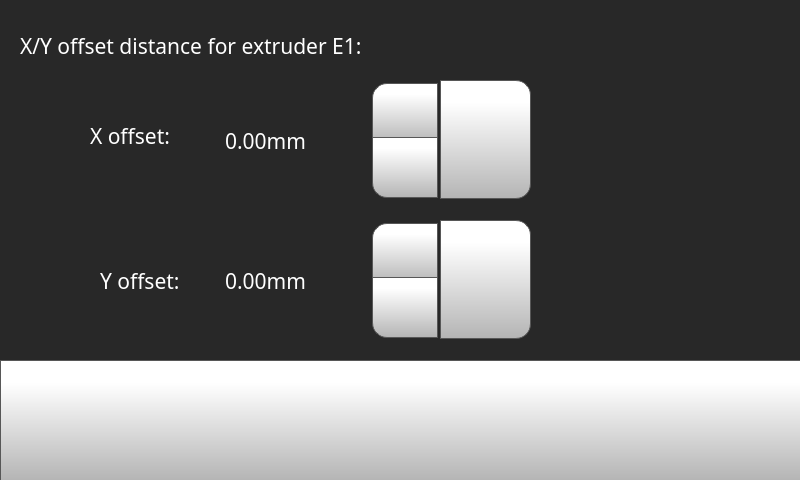
<?xml version="1.0" encoding="UTF-8"?>
<ui version="4.0">
 <class>toolOffset</class>
 <widget class="QWidget" name="toolOffset">
  <property name="geometry">
   <rect>
    <x>0</x>
    <y>0</y>
    <width>800</width>
    <height>480</height>
   </rect>
  </property>
  <property name="minimumSize">
   <size>
    <width>800</width>
    <height>480</height>
   </size>
  </property>
  <property name="maximumSize">
   <size>
    <width>800</width>
    <height>480</height>
   </size>
  </property>
  <property name="windowTitle">
   <string>Form</string>
  </property>
  <widget class="QStackedWidget" name="stackedWidget">
   <property name="geometry">
    <rect>
     <x>0</x>
     <y>0</y>
     <width>800</width>
     <height>480</height>
    </rect>
   </property>
   <property name="minimumSize">
    <size>
     <width>800</width>
     <height>480</height>
    </size>
   </property>
   <property name="maximumSize">
    <size>
     <width>800</width>
     <height>480</height>
    </size>
   </property>
   <property name="styleSheet">
    <string notr="true">background-color: rgb(40, 40, 40);</string>
   </property>
   <property name="currentIndex">
    <number>0</number>
   </property>
   <widget class="QWidget" name="toolOffsetXYPage">
    <widget class="QPushButton" name="toolOffsetXYBackButton">
     <property name="geometry">
      <rect>
       <x>0</x>
       <y>360</y>
       <width>801</width>
       <height>121</height>
      </rect>
     </property>
     <property name="minimumSize">
      <size>
       <width>0</width>
       <height>0</height>
      </size>
     </property>
     <property name="font">
      <font>
       <family>Gotham</family>
       <pointsize>16</pointsize>
      </font>
     </property>
     <property name="styleSheet">
      <string notr="true">QPushButton {
     border: 1px solid rgb(87, 87, 87);
	background-color: qlineargradient(spread:pad, x1:0, y1:1, x2:0, y2:0.188, stop:0 rgba(180, 180, 180, 255), stop:1 rgba(255, 255, 255, 255));


}

QPushButton:pressed {
    background-color: qlineargradient(x1: 0, y1: 0, x2: 0, y2: 1,
                                      stop: 0 #dadbde, stop: 1 #f6f7fa);
}

QPushButton:flat {
    border: none; /* no border for a flat push button */
}

QPushButton:default {
    border-color: navy; /* make the default button prominent */
}

QPushButton:focus {
	outline: none;
}</string>
     </property>
     <property name="text">
      <string/>
     </property>
     <property name="icon">
      <iconset resource="../../resources/resource.qrc">
       <normaloff>:/Navigation/img/Navigation/arrows-4.png</normaloff>:/Navigation/img/Navigation/arrows-4.png</iconset>
     </property>
     <property name="iconSize">
      <size>
       <width>70</width>
       <height>70</height>
      </size>
     </property>
     <property name="checkable">
      <bool>false</bool>
     </property>
     <property name="autoDefault">
      <bool>false</bool>
     </property>
     <property name="default">
      <bool>false</bool>
     </property>
     <property name="flat">
      <bool>false</bool>
     </property>
    </widget>
    <widget class="QLabel" name="toolOffsetLabel">
     <property name="geometry">
      <rect>
       <x>20</x>
       <y>30</y>
       <width>521</width>
       <height>31</height>
      </rect>
     </property>
     <property name="font">
      <font>
       <family>Gotham</family>
       <pointsize>16</pointsize>
       <weight>50</weight>
       <bold>false</bold>
      </font>
     </property>
     <property name="styleSheet">
      <string notr="true">color: rgb(255, 255, 255);</string>
     </property>
     <property name="text">
      <string>X/Y offset distance for extruder E1:</string>
     </property>
    </widget>
    <widget class="QLabel" name="toolOffsetYLabel">
     <property name="geometry">
      <rect>
       <x>100</x>
       <y>260</y>
       <width>121</width>
       <height>41</height>
      </rect>
     </property>
     <property name="font">
      <font>
       <family>Gotham</family>
       <pointsize>16</pointsize>
       <weight>50</weight>
       <bold>false</bold>
      </font>
     </property>
     <property name="styleSheet">
      <string notr="true">color: rgb(255, 255, 255);</string>
     </property>
     <property name="text">
      <string>Y offset: </string>
     </property>
    </widget>
    <widget class="QDoubleSpinBox" name="toolOffsetXDoubleSpinBox">
     <property name="geometry">
      <rect>
       <x>220</x>
       <y>80</y>
       <width>221</width>
       <height>121</height>
      </rect>
     </property>
     <property name="font">
      <font>
       <family>Gotham</family>
       <pointsize>16</pointsize>
      </font>
     </property>
     <property name="styleSheet">
      <string notr="true">QDoubleSpinBox {
    padding-right: 5px; /* make room for the arrows */
	color: rgb(255, 255, 255);
	background-color: rgba(255, 255, 255, 0);
   
}
QDoubleSpinBox ::text:selected {
	background-color: rgb(255, 146, 57);
   
}
QDoubleSpinBox::up-button {
     border: 1px solid rgb(87, 87, 87);

border-top-left-radius: 15px;
	background-color: qlineargradient(spread:pad, x1:0, y1:1, x2:0, y2:0.188, stop:0 rgba(180, 180, 180, 255), stop:1 rgba(255, 255, 255, 255));
    width: 60px;
     height: 55px;
    padding: 2px;
}

QDoubleSpinBox::up-arrow { 
	image: url(:/Navigation/img/Navigation/arrows.png);
    width: 40px;
     height: 40px;
padding: 5px;
}



QDoubleSpinBox::up-button:pressed {
    background-color: qlineargradient(x1: 0, y1: 0, x2: 0, y2: 1,
                                      stop: 0 #dadbde, stop: 1 #f6f7fa);
}


QDoubleSpinBox::down-button {
     border: 1px solid rgb(87, 87, 87);
border-bottom-left-radius: 15px;
	background-color: qlineargradient(spread:pad, x1:0, y1:1, x2:0, y2:0.188, stop:0 rgba(180, 180, 180, 255), stop:1 rgba(255, 255, 255, 255));
    width: 60px;
     height: 55px;
    padding: 2px;
}

QDoubleSpinBox::down-arrow { 
	image: url(:/Navigation/img/Navigation/arrows-5.png);
    width: 40px;
    height: 40px;
padding: 5px;
}

QDoubleSpinBox::down-button:pressed {
    background-color: qlineargradient(x1: 0, y1: 0, x2: 0, y2: 1,
                                      stop: 0 #dadbde, stop: 1 #f6f7fa);

}

</string>
     </property>
     <property name="frame">
      <bool>false</bool>
     </property>
     <property name="readOnly">
      <bool>false</bool>
     </property>
     <property name="buttonSymbols">
      <enum>QAbstractSpinBox::UpDownArrows</enum>
     </property>
     <property name="accelerated">
      <bool>true</bool>
     </property>
     <property name="suffix">
      <string>mm</string>
     </property>
     <property name="decimals">
      <number>2</number>
     </property>
     <property name="minimum">
      <double>-50.000000000000000</double>
     </property>
     <property name="maximum">
      <double>50.000000000000000</double>
     </property>
     <property name="singleStep">
      <double>0.025000000000000</double>
     </property>
     <property name="value">
      <double>0.000000000000000</double>
     </property>
    </widget>
    <widget class="QDoubleSpinBox" name="toolOffsetYDoubleSpinBox">
     <property name="geometry">
      <rect>
       <x>220</x>
       <y>220</y>
       <width>221</width>
       <height>121</height>
      </rect>
     </property>
     <property name="font">
      <font>
       <family>Gotham</family>
       <pointsize>16</pointsize>
      </font>
     </property>
     <property name="styleSheet">
      <string notr="true">QDoubleSpinBox {
    padding-right: 5px; /* make room for the arrows */
	color: rgb(255, 255, 255);
	background-color: rgba(255, 255, 255, 0);
   
}
QDoubleSpinBox ::text:selected {
	background-color: rgb(255, 146, 57);
   
}
QDoubleSpinBox::up-button {
     border: 1px solid rgb(87, 87, 87);

border-top-left-radius: 15px;
	background-color: qlineargradient(spread:pad, x1:0, y1:1, x2:0, y2:0.188, stop:0 rgba(180, 180, 180, 255), stop:1 rgba(255, 255, 255, 255));
    width: 60px;
     height: 55px;
    padding: 2px;
}

QDoubleSpinBox::up-arrow { 
	image: url(:/Navigation/img/Navigation/arrows.png);
    width: 40px;
     height: 40px;
padding: 5px;
}



QDoubleSpinBox::up-button:pressed {
    background-color: qlineargradient(x1: 0, y1: 0, x2: 0, y2: 1,
                                      stop: 0 #dadbde, stop: 1 #f6f7fa);
}


QDoubleSpinBox::down-button {
     border: 1px solid rgb(87, 87, 87);
border-bottom-left-radius: 15px;
	background-color: qlineargradient(spread:pad, x1:0, y1:1, x2:0, y2:0.188, stop:0 rgba(180, 180, 180, 255), stop:1 rgba(255, 255, 255, 255));
    width: 60px;
     height: 55px;
    padding: 2px;
}

QDoubleSpinBox::down-arrow { 
	image: url(:/Navigation/img/Navigation/arrows-5.png);
    width: 40px;
    height: 40px;
padding: 5px;
}

QDoubleSpinBox::down-button:pressed {
    background-color: qlineargradient(x1: 0, y1: 0, x2: 0, y2: 1,
                                      stop: 0 #dadbde, stop: 1 #f6f7fa);

}

</string>
     </property>
     <property name="frame">
      <bool>false</bool>
     </property>
     <property name="readOnly">
      <bool>false</bool>
     </property>
     <property name="buttonSymbols">
      <enum>QAbstractSpinBox::UpDownArrows</enum>
     </property>
     <property name="accelerated">
      <bool>true</bool>
     </property>
     <property name="suffix">
      <string>mm</string>
     </property>
     <property name="decimals">
      <number>2</number>
     </property>
     <property name="minimum">
      <double>-4.000000000000000</double>
     </property>
     <property name="maximum">
      <double>4.000000000000000</double>
     </property>
     <property name="singleStep">
      <double>0.025000000000000</double>
     </property>
    </widget>
    <widget class="QPushButton" name="toolOffsetXSetButton">
     <property name="geometry">
      <rect>
       <x>440</x>
       <y>80</y>
       <width>91</width>
       <height>119</height>
      </rect>
     </property>
     <property name="font">
      <font>
       <family>Gotham</family>
       <pointsize>16</pointsize>
      </font>
     </property>
     <property name="styleSheet">
      <string notr="true">QPushButton {
     border: 1px solid rgb(87, 87, 87);
	background-color: qlineargradient(spread:pad, x1:0, y1:1, x2:0, y2:0.188, stop:0 rgba(180, 180, 180, 255), stop:1 rgba(255, 255, 255, 255));
border-top-right-radius: 15px;
border-bottom-right-radius: 15px;

}

QPushButton:pressed {
    background-color: qlineargradient(x1: 0, y1: 0, x2: 0, y2: 1,
                                      stop: 0 #dadbde, stop: 1 #f6f7fa);
}

QPushButton:flat {
    border: none; /* no border for a flat push button */
}

QPushButton:default {
    border-color: navy; /* make the default button prominent */
}
QPushButton:focus {
	outline: none;
}</string>
     </property>
     <property name="text">
      <string/>
     </property>
     <property name="icon">
      <iconset resource="../../resources/resource.qrc">
       <normaloff>:/Icons/img/icons/verification-mark.png</normaloff>:/Icons/img/icons/verification-mark.png</iconset>
     </property>
     <property name="iconSize">
      <size>
       <width>70</width>
       <height>70</height>
      </size>
     </property>
    </widget>
    <widget class="QPushButton" name="toolOffsetYSetButton">
     <property name="geometry">
      <rect>
       <x>440</x>
       <y>220</y>
       <width>91</width>
       <height>119</height>
      </rect>
     </property>
     <property name="font">
      <font>
       <family>Gotham</family>
       <pointsize>16</pointsize>
      </font>
     </property>
     <property name="styleSheet">
      <string notr="true">QPushButton {
     border: 1px solid rgb(87, 87, 87);
	background-color: qlineargradient(spread:pad, x1:0, y1:1, x2:0, y2:0.188, stop:0 rgba(180, 180, 180, 255), stop:1 rgba(255, 255, 255, 255));
border-top-right-radius: 15px;
border-bottom-right-radius: 15px;

}

QPushButton:pressed {
    background-color: qlineargradient(x1: 0, y1: 0, x2: 0, y2: 1,
                                      stop: 0 #dadbde, stop: 1 #f6f7fa);
}

QPushButton:flat {
    border: none; /* no border for a flat push button */
}

QPushButton:default {
    border-color: navy; /* make the default button prominent */
}
QPushButton:focus {
	outline: none;
}</string>
     </property>
     <property name="text">
      <string/>
     </property>
     <property name="icon">
      <iconset resource="../../resources/resource.qrc">
       <normaloff>:/Icons/img/icons/verification-mark.png</normaloff>:/Icons/img/icons/verification-mark.png</iconset>
     </property>
     <property name="iconSize">
      <size>
       <width>70</width>
       <height>70</height>
      </size>
     </property>
    </widget>
    <widget class="QLabel" name="tollOffsetXLabel_6">
     <property name="geometry">
      <rect>
       <x>90</x>
       <y>120</y>
       <width>121</width>
       <height>31</height>
      </rect>
     </property>
     <property name="font">
      <font>
       <family>Gotham</family>
       <pointsize>16</pointsize>
       <weight>50</weight>
       <bold>false</bold>
      </font>
     </property>
     <property name="styleSheet">
      <string notr="true">color: rgb(255, 255, 255);</string>
     </property>
     <property name="text">
      <string>X offset: </string>
     </property>
    </widget>
   </widget>
   <widget class="QWidget" name="toolOffsetZPage">
    <widget class="QLabel" name="toolOffsetLabel_6">
     <property name="geometry">
      <rect>
       <x>20</x>
       <y>70</y>
       <width>461</width>
       <height>41</height>
      </rect>
     </property>
     <property name="font">
      <font>
       <family>Gotham</family>
       <pointsize>16</pointsize>
       <weight>50</weight>
       <bold>false</bold>
      </font>
     </property>
     <property name="styleSheet">
      <string notr="true">color: rgb(255, 255, 255);</string>
     </property>
     <property name="text">
      <string>Z offset distance for extruder E1:</string>
     </property>
    </widget>
    <widget class="QLabel" name="tollOffsetXLabel_7">
     <property name="geometry">
      <rect>
       <x>120</x>
       <y>180</y>
       <width>131</width>
       <height>41</height>
      </rect>
     </property>
     <property name="font">
      <font>
       <family>Gotham</family>
       <pointsize>16</pointsize>
       <weight>50</weight>
       <bold>false</bold>
      </font>
     </property>
     <property name="styleSheet">
      <string notr="true">color: rgb(255, 255, 255);</string>
     </property>
     <property name="text">
      <string>Z offset:</string>
     </property>
    </widget>
    <widget class="QDoubleSpinBox" name="toolOffsetZDoubleSpinBox">
     <property name="geometry">
      <rect>
       <x>270</x>
       <y>140</y>
       <width>221</width>
       <height>121</height>
      </rect>
     </property>
     <property name="font">
      <font>
       <family>Gotham</family>
       <pointsize>16</pointsize>
      </font>
     </property>
     <property name="styleSheet">
      <string notr="true">QDoubleSpinBox {
    padding-right: 5px; /* make room for the arrows */
	color: rgb(255, 255, 255);
	background-color: rgba(255, 255, 255, 0);
   
}
QDoubleSpinBox ::text:selected {
	background-color: rgb(255, 146, 57);
   
}
QDoubleSpinBox::up-button {
     border: 1px solid rgb(87, 87, 87);

border-top-left-radius: 15px;
	background-color: qlineargradient(spread:pad, x1:0, y1:1, x2:0, y2:0.188, stop:0 rgba(180, 180, 180, 255), stop:1 rgba(255, 255, 255, 255));
    width: 60px;
     height: 55px;
    padding: 2px;
}

QDoubleSpinBox::up-arrow { 
image: url(:/Navigation/img/Navigation/arrows.png);
    width: 40px;
     height: 40px;
padding: 5px;
}



QDoubleSpinBox::up-button:pressed {
    background-color: qlineargradient(x1: 0, y1: 0, x2: 0, y2: 1,
                                      stop: 0 #dadbde, stop: 1 #f6f7fa);
}


QDoubleSpinBox::down-button {
     border: 1px solid rgb(87, 87, 87);
border-bottom-left-radius: 15px;
	background-color: qlineargradient(spread:pad, x1:0, y1:1, x2:0, y2:0.188, stop:0 rgba(180, 180, 180, 255), stop:1 rgba(255, 255, 255, 255));
    width: 60px;
     height: 55px;
    padding: 2px;
}

QDoubleSpinBox::down-arrow { 
image: url(:/Navigation/img/Navigation/arrows-5.png);
    width: 40px;
    height: 40px;
padding: 5px;
}

QDoubleSpinBox::down-button:pressed {
    background-color: qlineargradient(x1: 0, y1: 0, x2: 0, y2: 1,
                                      stop: 0 #dadbde, stop: 1 #f6f7fa);

}

</string>
     </property>
     <property name="frame">
      <bool>false</bool>
     </property>
     <property name="readOnly">
      <bool>false</bool>
     </property>
     <property name="buttonSymbols">
      <enum>QAbstractSpinBox::UpDownArrows</enum>
     </property>
     <property name="accelerated">
      <bool>true</bool>
     </property>
     <property name="suffix">
      <string>mm</string>
     </property>
     <property name="decimals">
      <number>2</number>
     </property>
     <property name="minimum">
      <double>-2.000000000000000</double>
     </property>
     <property name="maximum">
      <double>2.000000000000000</double>
     </property>
     <property name="singleStep">
      <double>0.025000000000000</double>
     </property>
     <property name="value">
      <double>0.000000000000000</double>
     </property>
    </widget>
    <widget class="QPushButton" name="toolOffsetZSetButton">
     <property name="geometry">
      <rect>
       <x>490</x>
       <y>141</y>
       <width>91</width>
       <height>119</height>
      </rect>
     </property>
     <property name="font">
      <font>
       <family>Gotham</family>
       <pointsize>16</pointsize>
      </font>
     </property>
     <property name="styleSheet">
      <string notr="true">QPushButton {
     border: 1px solid rgb(87, 87, 87);
	background-color: qlineargradient(spread:pad, x1:0, y1:1, x2:0, y2:0.188, stop:0 rgba(180, 180, 180, 255), stop:1 rgba(255, 255, 255, 255));
border-top-right-radius: 15px;
border-bottom-right-radius: 15px;

}

QPushButton:pressed {
    background-color: qlineargradient(x1: 0, y1: 0, x2: 0, y2: 1,
                                      stop: 0 #dadbde, stop: 1 #f6f7fa);
}

QPushButton:flat {
    border: none; /* no border for a flat push button */
}

QPushButton:default {
    border-color: navy; /* make the default button prominent */
}
QPushButton:focus {
	outline: none;
}</string>
     </property>
     <property name="text">
      <string/>
     </property>
     <property name="icon">
      <iconset resource="../../resources/resource.qrc">
       <normaloff>:/Icons/img/icons/verification-mark.png</normaloff>:/Icons/img/icons/verification-mark.png</iconset>
     </property>
     <property name="iconSize">
      <size>
       <width>70</width>
       <height>70</height>
      </size>
     </property>
    </widget>
    <widget class="QPushButton" name="toolOffsetZBackButton">
     <property name="geometry">
      <rect>
       <x>0</x>
       <y>359</y>
       <width>801</width>
       <height>121</height>
      </rect>
     </property>
     <property name="minimumSize">
      <size>
       <width>0</width>
       <height>0</height>
      </size>
     </property>
     <property name="font">
      <font>
       <family>Gotham</family>
       <pointsize>16</pointsize>
      </font>
     </property>
     <property name="styleSheet">
      <string notr="true">QPushButton {
     border: 1px solid rgb(87, 87, 87);
	background-color: qlineargradient(spread:pad, x1:0, y1:1, x2:0, y2:0.188, stop:0 rgba(180, 180, 180, 255), stop:1 rgba(255, 255, 255, 255));


}

QPushButton:pressed {
    background-color: qlineargradient(x1: 0, y1: 0, x2: 0, y2: 1,
                                      stop: 0 #dadbde, stop: 1 #f6f7fa);
}

QPushButton:flat {
    border: none; /* no border for a flat push button */
}

QPushButton:default {
    border-color: navy; /* make the default button prominent */
}

QPushButton:focus {
	outline: none;
}</string>
     </property>
     <property name="text">
      <string/>
     </property>
     <property name="icon">
      <iconset resource="../../resources/resource.qrc">
       <normaloff>:/Navigation/img/Navigation/arrows-4.png</normaloff>:/Navigation/img/Navigation/arrows-4.png</iconset>
     </property>
     <property name="iconSize">
      <size>
       <width>70</width>
       <height>70</height>
      </size>
     </property>
     <property name="checkable">
      <bool>false</bool>
     </property>
     <property name="autoDefault">
      <bool>false</bool>
     </property>
     <property name="default">
      <bool>false</bool>
     </property>
     <property name="flat">
      <bool>false</bool>
     </property>
    </widget>
   </widget>
  </widget>
 </widget>
 <resources>
  <include location="../../resources/resource.qrc"/>
 </resources>
 <connections/>
</ui>
